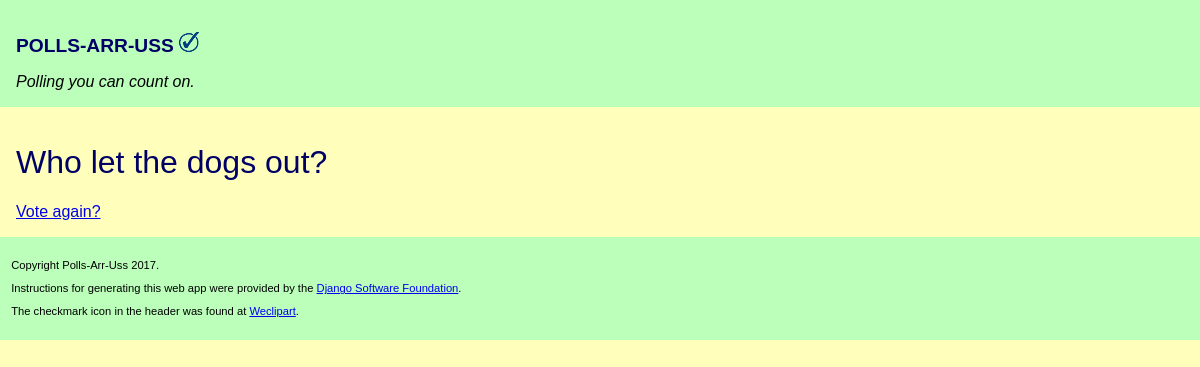
The page /polls/3/results/ on the database as committed earlier.
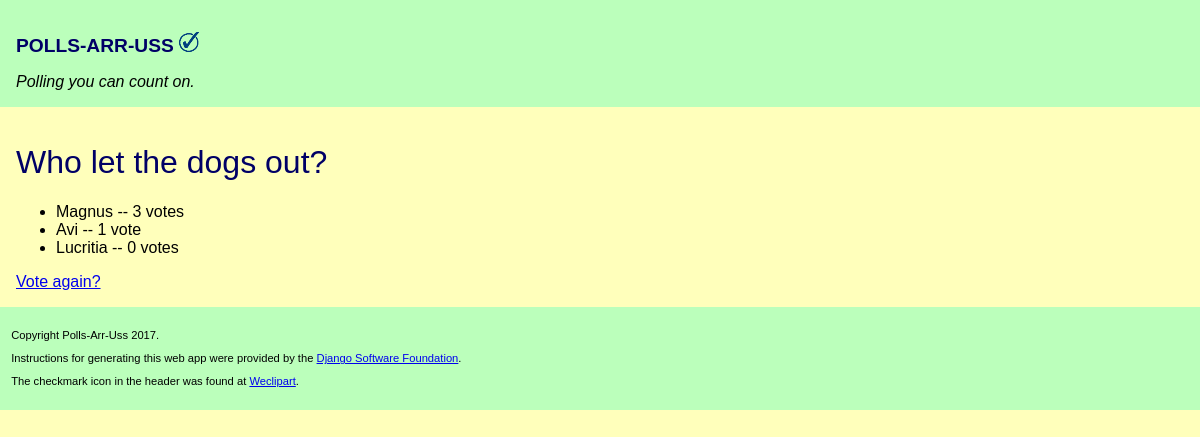
The same page on the database as committed later.
### polls/models.py (models this page shows, shortened)
class Choice(models.Model):
    question = models.ForeignKey(Question, on_delete=models.CASCADE)
    choice_text = models.CharField(max_length=200)
    votes = models.IntegerField(default=0)

### polls/views.py (the view)
# urls.py: url(r'^(?P<pk>[0-9]+)/results/$', views.ResultsView.as_view(), name='results'),
class ResultsView(generic.DetailView):
    model = Question
    template_name = 'polls/results.html'

### polls/templates/polls/results.html
{% extends 'polls/base.html' %}
{% block content %}
    <h1>{{ question.question_text }}</h1>
    <ul>
        {% for choice in question.choice_set.all %}
            <li>{{ choice.choice_text }} -- {{ choice.votes }} vote{{ choice.votes|pluralize }}</li>
        {% endfor %}
    </ul>
    <a href="{% url 'polls:detail' question.id %}">Vote again?</a>
{% endblock %}

Rows that differ between the two databases and show on the page:
added Choice: choice_text "Magnus", votes "3"
added Choice: choice_text "Avi", votes "1"
added Choice: choice_text "Lucritia", votes "0"
